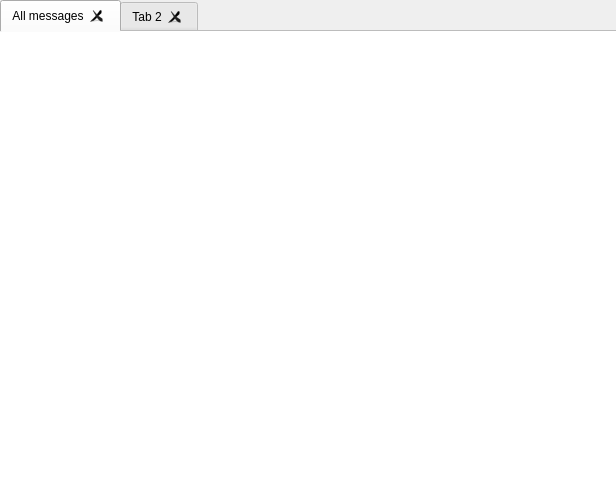
<?xml version="1.0" encoding="UTF-8"?>
<ui version="4.0">
 <class>TabbedView</class>
 <widget class="QWidget" name="TabbedView">
  <property name="geometry">
   <rect>
    <x>0</x>
    <y>0</y>
    <width>616</width>
    <height>500</height>
   </rect>
  </property>
  <property name="windowTitle">
   <string>Form</string>
  </property>
  <layout class="QVBoxLayout" name="verticalLayout">
   <property name="spacing">
    <number>0</number>
   </property>
   <property name="leftMargin">
    <number>0</number>
   </property>
   <property name="topMargin">
    <number>0</number>
   </property>
   <property name="rightMargin">
    <number>0</number>
   </property>
   <property name="bottomMargin">
    <number>0</number>
   </property>
   <item>
    <widget class="QTabWidget" name="tabWidget">
     <property name="documentMode">
      <bool>true</bool>
     </property>
     <property name="tabsClosable">
      <bool>true</bool>
     </property>
     <property name="movable">
      <bool>true</bool>
     </property>
     <widget class="QWidget" name="tab">
      <attribute name="title">
       <string>All messages</string>
      </attribute>
      <layout class="QVBoxLayout" name="verticalLayout_2">
       <property name="spacing">
        <number>0</number>
       </property>
       <property name="leftMargin">
        <number>0</number>
       </property>
       <property name="topMargin">
        <number>0</number>
       </property>
       <property name="rightMargin">
        <number>0</number>
       </property>
       <property name="bottomMargin">
        <number>0</number>
       </property>
       <item>
        <widget class="QTableView" name="tableView">
         <property name="frameShape">
          <enum>QFrame::NoFrame</enum>
         </property>
         <property name="frameShadow">
          <enum>QFrame::Sunken</enum>
         </property>
        </widget>
       </item>
      </layout>
     </widget>
     <widget class="QWidget" name="tab_2">
      <attribute name="title">
       <string>Tab 2</string>
      </attribute>
     </widget>
    </widget>
   </item>
  </layout>
 </widget>
 <resources/>
 <connections/>
</ui>
